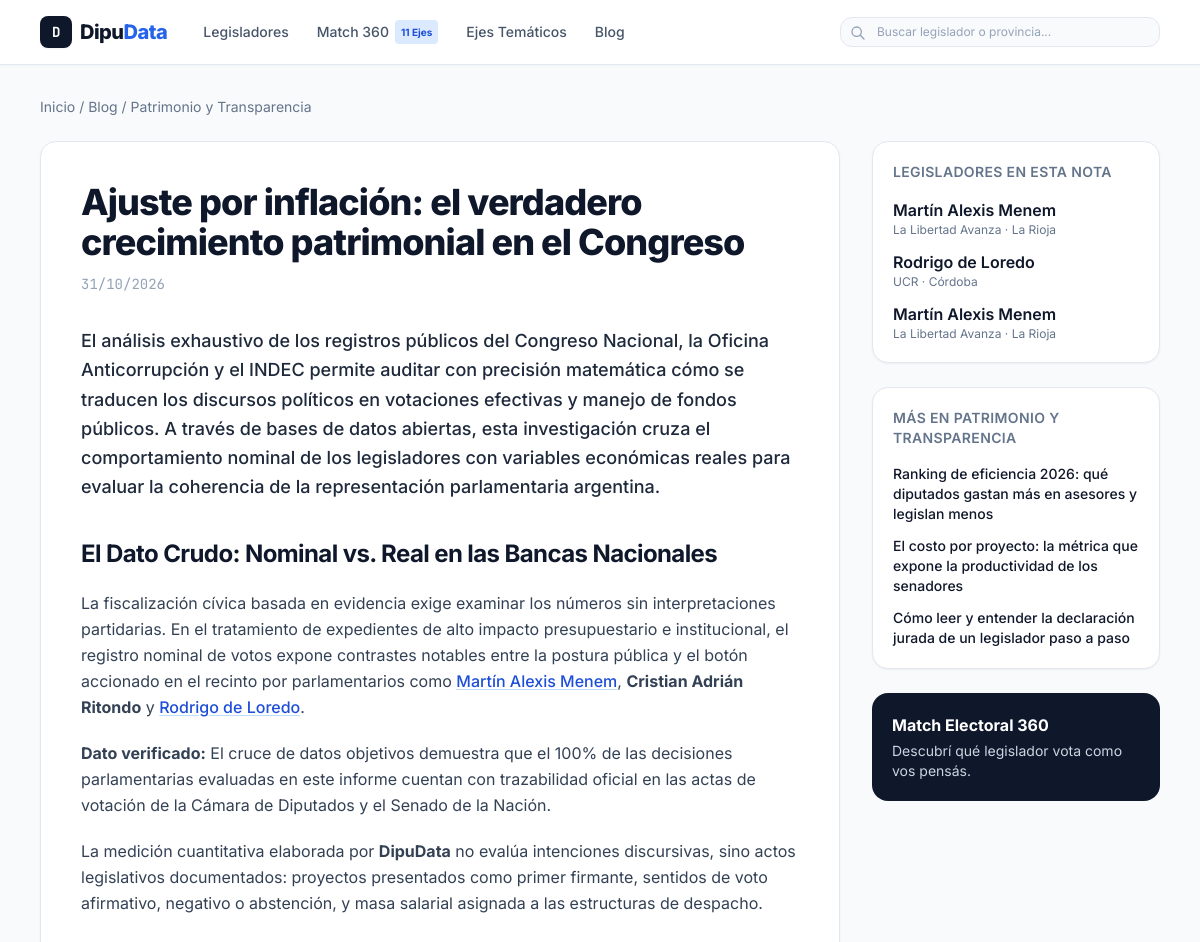
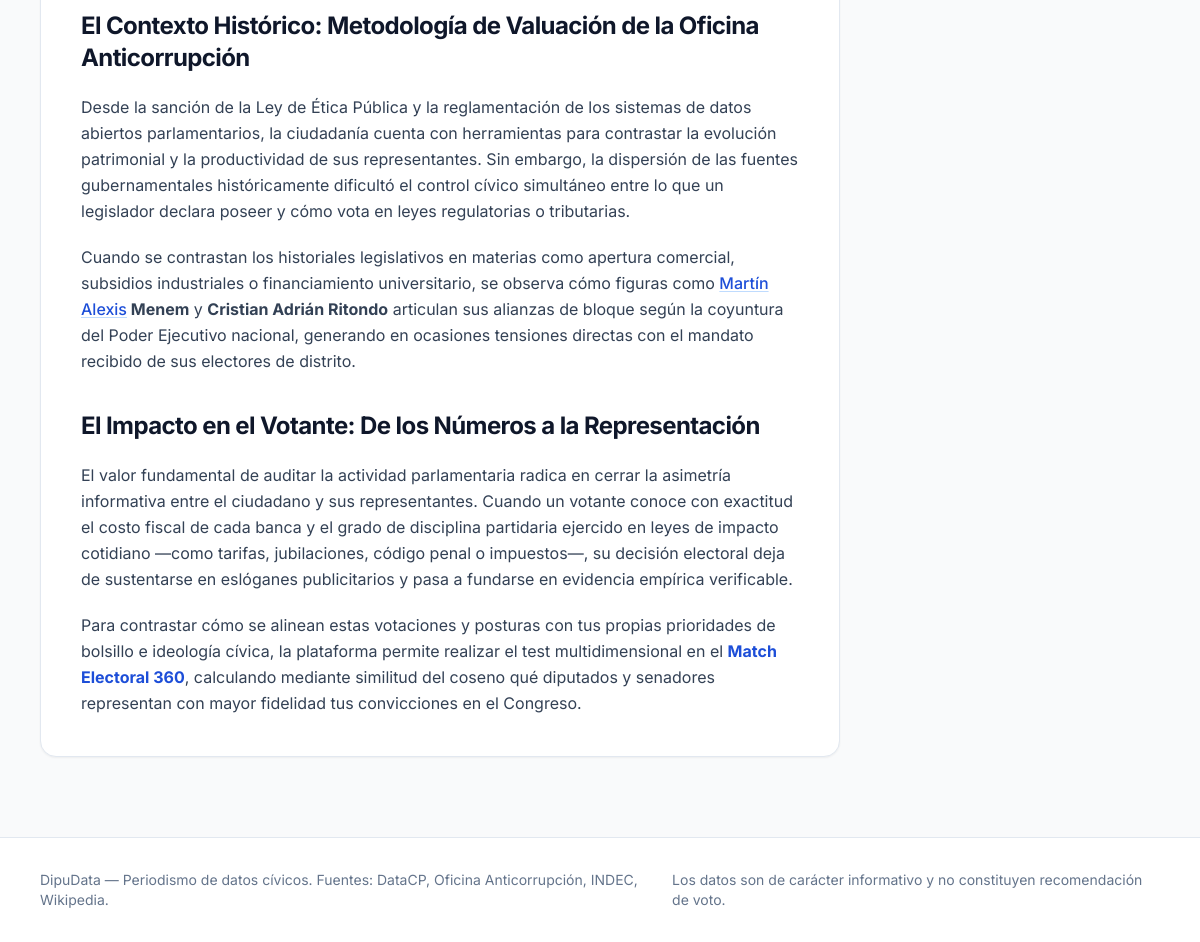
The app's page /blog/patrimonio-y-transparencia/ajuste-inflacion-verdadero-crecimiento-patrimonial-congreso with its own data (2 pictures, top to bottom).
### tables this page shows
CREATE TABLE legisladores_master (
    id INT UNSIGNED AUTO_INCREMENT PRIMARY KEY,
    nombre VARCHAR(150) NOT NULL,
    slug VARCHAR(160) NOT NULL UNIQUE COMMENT 'Slug SEO para /diputado/{slug} o /senador/{slug}',
    camara ENUM('Diputados', 'Senadores') NOT NULL,
    provincia VARCHAR(100) NOT NULL,
    bloque VARCHAR(120) NOT NULL,
    estado ENUM('Activo', 'Inactivo', 'Mandato Cumplido') NOT NULL DEFAULT 'Activo',
    id_recinto VARCHAR(50) NOT NULL UNIQUE COMMENT 'Identificador recinto oficial (HCDN-1001, etc.)',
    cuit VARCHAR(13) NOT NULL UNIQUE COMMENT 'Formato XX-XXXXXXXX-X (Oficina Anticorrupción)',
    nombre_wiki VARCHAR(150) NULL COMMENT 'Nombre de artículo en es.wikipedia.org',
    biografia_extracto TEXT NULL,
    foto_url VARCHAR(255) NULL,
    asistencia DECIMAL(5,2) NOT NULL DEFAULT 0.00 COMMENT 'Porcentaje histórico de asistencia (0-100)',
    indice_lealtad DECIMAL(5,2) NOT NULL DEFAULT 0.00 COMMENT 'Porcentaje de disciplina partidaria con su bloque (0-100)',
    created_at TIMESTAMP NOT NULL DEFAULT CURRENT_TIMESTAMP,
    updated_at TIMESTAMP NOT NULL DEFAULT CURRENT_TIMESTAMP ON UPDATE CURRENT_TIMESTAMP,
    INDEX idx_master_camara_provincia (camara, provincia, estado),
    INDEX idx_master_bloque (bloque),
    INDEX idx_master_nombre (nombre)
);

### app/Helpers/View.php (called while the page is built, shortened)
<?php
function e(mixed $v): string
{
    return htmlspecialchars((string)$v, ENT_QUOTES | ENT_SUBSTITUTE, 'UTF-8');
}
function render(string $vista, array $meta, array $datos = [], int $status = 200): void
{
    extract($datos, EXTR_SKIP);
    require __DIR__ . '/../Views/layouts/header.php';
    require __DIR__ . '/../Views/' . $vista . '.php';
    require __DIR__ . '/../Views/layouts/footer.php';
}

### app/Models/LegisladorModel.php (called while the page is built, shortened)
<?php
class LegisladorModel
{
    private ?PDO $pdo;
    public function __construct(?PDO $pdo = null)
    {
        $this->pdo = $pdo ?? Database::getConnection();
    }
    public function all(): array
    {
        $rows = [];
        if ($this->pdo) {
            try {
                $stmt = $this->pdo->query("SELECT * FROM legisladores_master ORDER BY id ASC");
                $rows = $stmt ? $stmt->fetchAll() : [];
            } catch (\Throwable) {
                $rows = [];
            }
        }
        $memoryStore = \LegisData\Config::getMemoryStore()['legisladores'] ?? [];
        $existing = [];
        foreach ($rows as $r) {
            if (!empty($r['cuit'])) {
                $existing[$r['cuit']] = true;
            }
            if (!empty($r['slug'])) {
                $existing[$r['slug']] = true;
            }
            if (!empty($r['id_recinto'])) {
                $existing[$r['id_recinto']] = true;
            }
        }
        foreach ($memoryStore as $mId => $mLeg) {
            $mSlug = $mLeg['slug'] ?? \App\Config\Database::slugify($mLeg['nombre_completo']);
            $mCuit = (string)($mLeg['cuit'] ?? '');
            $mRecinto = (string)($mLeg['id_congreso'] ?? '');
            if (!isset($existing[$mSlug]) && !isset($existing[$mCuit]) && !isset($existing[$mRecinto])) {
                $rows[] = [
                    'id'                 => (int)$mLeg['id'],
                    'nombre'             => (string)$mLeg['nombre_completo'],
                    'slug'               => $mSlug,
                    'camara'             => (string)$mLeg['camara'],
                    'provincia'          => (string)$mLeg['provincia'],
                    'bloque'             => (string)($mLeg['bloque_actual'] ?? $mLeg['bloque'] ?? ''),
                    'estado'             => (string)($mLeg['estado'] ?? 'Activo'),
                    'id_recinto'         => $mRecinto,
                    'cuit'               => $mCuit,
                    'nombre_wiki'        => (string)($mLeg['wiki_slug'] ?? ''),
                    'biografia_extracto' => (string)($mLeg['biografia'] ?? ''),
                    'foto_url'           => (string)($mLeg['foto_url'] ?? ''),
                    'indice_lealtad'     => (float)($mLeg['lealtad_partidaria'] ?? $mLeg['lealtad_pct'] ?? 85.0),
                    'asistencia'         => (float)($mLeg['asistencia_historica'] ?? $mLeg['asistencia_pct'] ?? 90.0),
                    'mandatos'           => (int)($mLeg['mandatos'] ?? 1),
                    'url_hcdn'           => $mLeg['url_hcdn'] ?? null,
                    'url_comisiones'     => $mLeg['url_comisiones'] ?? null,
                ];
                $existing[$mSlug] = true;
                $existing[$mCuit] = true;
                $existing[$mRecinto] = true;
            }
        }
        return $rows;
    }
    public static function urlPerfil(array $leg): string
    {
        $prefijo = $leg['camara'] === 'Senadores' ? '/senador/' : '/diputado/';
        return $prefijo . $leg['slug'];
    }
}

### app/Config/Database.php (called while the page is built, shortened)
<?php
class Database
{
    private static bool $mvcBootstrapped = false;
    public static function getConnection(): ?PDO
    {
        $pdo = Config::getConnection();
        if ($pdo !== null && !self::$mvcBootstrapped) {
            self::$mvcBootstrapped = true;
            self::ensureMvcTables($pdo);
        }
        return $pdo;
    }
    private static function ensureMvcTables(PDO $pdo): void
    {
        try {
            $stmt = $pdo->query("SELECT COUNT(*) AS c FROM despacho_costos");
            $row = $stmt ? $stmt->fetch() : false;
            if ($row && (int)$row['c'] >= 0) {
                $hasTables = true;
            }
        } catch (Throwable) {
            $hasTables = false;
        }
    }
    public static function getDefaultBlogArticles(): array
    {
        $full50 = BlogData::all();
        return array_merge($full50, $legacy);
    }
}

### app/Controllers/BlogController.php (called while the page is built, shortened)
<?php
class BlogController
{
    private BlogModel $blog;
    private LegisladorModel $legisladores;
    public function __construct(?BlogModel $blog = null, ?LegisladorModel $legisladores = null)
    {
        $this->blog = $blog ?? new BlogModel();
        $this->legisladores = $legisladores ?? new LegisladorModel();
    }
    public function articulo(string $categoria, string $slug): ?array
    {
        $art = $this->blog->find($categoria, $slug);
        $linkeado = InternalLinker::inject($art['contenido_html'], $this->legisladores->all());
        $relacionados = array_values(array_filter(
            $this->blog->byCategoria($categoria),
            fn($a) => $a['articulo_slug'] !== $slug
        ));
        $esProgramado = !empty($art['fecha_publicacion']) && (strtotime($art['fecha_publicacion']) > time());
        return [
            'articulo'     => $art,
            'html'         => $linkeado['html'],
            'mencionados'  => $linkeado['enlazados'],
            'relacionados' => array_slice($relacionados, 0, 3),
            'esProgramado' => $esProgramado,
        ];
    }
}

### app/bootstrap.php (called while the page is built, shortened)
<?php
spl_autoload_register(function (string $class): void {
    $file = __DIR__ . '/' . str_replace('\\', '/', substr($class, 4)) . '.php';
});
require_once __DIR__ . '/Helpers/View.php';

### app/Models/BlogModel.php (called while the page is built, shortened)
<?php
class BlogModel
{
    private ?PDO $pdo;
    public function __construct(?PDO $pdo = null)
    {
        $this->pdo = $pdo ?? Database::getConnection();
    }
    public function all(bool $soloPublicados = false): array
    {
        $defaults = Database::getDefaultBlogArticles();
        $articulos = $defaults;
        if ($this->pdo) {
            try {
                $stmt = $this->pdo->query("SELECT * FROM blog_articulos WHERE publicado = 1 ORDER BY fecha_publicacion DESC");
                $rows = $stmt ? $stmt->fetchAll() : [];
            } catch (\Throwable) {
            }
        }
        return $articulos;
    }
    public function byCategoria(string $categoria, bool $soloPublicados = false): array
    {
        return array_values(array_filter($this->all($soloPublicados), fn($a) => $a['categoria_slug'] === $categoria));
    }
}

### app/Views/blog/article.php (the view, shortened to what this page needs)
<nav class="text-sm text-slate-500 mb-6" aria-label="Migas de pan">
    <a href="/" class="hover:text-slate-900">Inicio</a> / <a href="/blog" class="hover:text-slate-900">Blog</a> /
    <a href="/blog/<?= e($categoriaSlug) ?>" class="hover:text-slate-900"><?= e($nombreCategoria) ?></a>
</nav>
<div class="grid gap-8 lg:grid-cols-[1fr_18rem]">
    <article class="bg-white rounded-2xl border border-slate-200 shadow-sm p-6 sm:p-10">
        <h1 class="text-3xl sm:text-4xl font-extrabold tracking-tight leading-tight"><?= e($articulo['titulo']) ?></h1>
        <?php if (!empty($articulo['fecha_publicacion'])): ?>
        <time datetime="<?= e(date('c', strtotime($articulo['fecha_publicacion']))) ?>" class="block font-mono text-sm text-slate-400 mt-3"><?= e(date('d/m/Y', strtotime($articulo['fecha_publicacion']))) ?></time>
        <?php endif; ?>
        <div class="mt-8 space-y-5 leading-relaxed text-slate-700 [&_h2]:text-2xl [&_h2]:font-bold [&_h2]:tracking-tight [&_h2]:text-slate-900 [&_h2]:pt-4">
            <?= $html  ?>
        </div>
    </article>
    <aside class="space-y-6">
        <?php if ($mencionados !== []): ?>
        <div class="bg-white rounded-2xl border border-slate-200 shadow-sm p-5">
            <h2 class="text-sm font-semibold uppercase tracking-wide text-slate-500">Legisladores en esta nota</h2>
            <ul class="mt-4 space-y-3">
                <?php foreach ($mencionados as $l): ?>
                <li>
                    <a href="<?= e(LegisladorModel::urlPerfil($l)) ?>" class="font-semibold hover:underline"><?= e($l['nombre']) ?></a>
                    <p class="text-xs text-slate-500"><?= e($l['bloque']) ?> · <?= e($l['provincia']) ?></p>
                </li>
                <?php endforeach; ?>
            </ul>
        </div>
        <?php endif; ?>
        <?php if ($relacionados !== []): ?>
        <div class="bg-white rounded-2xl border border-slate-200 shadow-sm p-5">
            <h2 class="text-sm font-semibold uppercase tracking-wide text-slate-500">Más en <?= e($nombreCategoria) ?></h2>
            <ul class="mt-4 space-y-3 text-sm">
                <?php foreach ($relacionados as $r): ?>
                <li><a href="/blog/<?= e($categoriaSlug) ?>/<?= e($r['articulo_slug']) ?>" class="font-medium hover:underline"><?= e($r['titulo']) ?></a></li>
                <?php endforeach; ?>
            </ul>
        </div>
        <?php endif; ?>
        <a href="/match-360" class="block rounded-2xl bg-slate-900 text-white p-5 hover:bg-slate-800">
            <p class="font-bold">Match Electoral 360</p>
            <p class="text-sm text-slate-300 mt-1">Descubrí qué legislador vota como vos pensás.</p>
        </a>
    </aside>
</div>

### records on screen
legisladores_master: nombre "Martín Alexis Menem", bloque "La Libertad Avanza", provincia "La Rioja"
legisladores_master: nombre "Rodrigo de Loredo", bloque "UCR", provincia "Córdoba"

### other values on screen
$nombreCategoria "Patrimonio y Transparencia"
$articulo['titulo'] "Ajuste por inflación: el verdadero crecimiento patrimonial en el Congreso"
date('d/m/Y', strtotime($articulo['fecha_publicacion'])) "31/10/2026"
$m[0] "Martín Alexis Menem Rodrigo de Loredo Martín Alexis"
$nombreCategoria "PATRIMONIO Y TRANSPARENCIA"
$r['titulo'] "Ranking de eficiencia 2026: qué diputados gastan más en asesores y legislan menos"
$r['titulo'] "El costo por proyecto: la métrica que expone la productividad de los senadores"
$r['titulo'] "Cómo leer y entender la declaración jurada de un legislador paso a paso"
